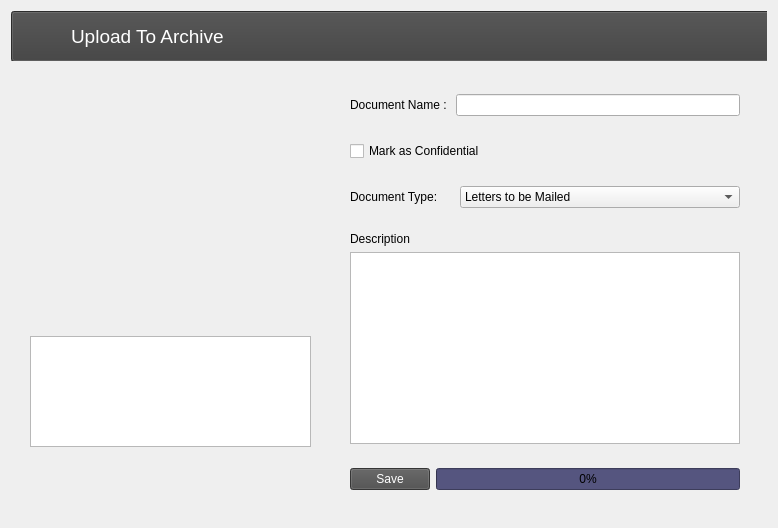
      <widget class="QWidget" name="tab_9">
       <attribute name="title">
        <string>Upload</string>
       </attribute>
       <layout class="QVBoxLayout" name="verticalLayout_13">
        <item>
         <widget class="QWidget" name="widget_27" native="true">
          <property name="minimumSize">
           <size>
            <width>0</width>
            <height>50</height>
           </size>
          </property>
          <property name="maximumSize">
           <size>
            <width>16777215</width>
            <height>50</height>
           </size>
          </property>
          <widget class="QPushButton" name="pushButton_38">
           <property name="geometry">
            <rect>
             <x>0</x>
             <y>0</y>
             <width>1920</width>
             <height>51</height>
            </rect>
           </property>
           <property name="minimumSize">
            <size>
             <width>1920</width>
             <height>0</height>
            </size>
           </property>
           <property name="styleSheet">
            <string notr="true">background-color: rgb(62, 62, 62);
</string>
           </property>
           <property name="text">
            <string/>
           </property>
          </widget>
          <widget class="QPushButton" name="design_8">
           <property name="geometry">
            <rect>
             <x>10</x>
             <y>0</y>
             <width>51</width>
             <height>51</height>
            </rect>
           </property>
           <property name="text">
            <string/>
           </property>
           <property name="icon">
            <iconset resource="icons.qrc">
             <normaloff>:/icons/SORSOGON.png</normaloff>
             <disabledoff>:/icons/SORSOGON.png</disabledoff>:/icons/SORSOGON.png</iconset>
           </property>
           <property name="iconSize">
            <size>
             <width>50</width>
             <height>50</height>
            </size>
           </property>
           <property name="flat">
            <bool>true</bool>
           </property>
          </widget>
          <widget class="QLabel" name="label_8">
           <property name="geometry">
            <rect>
             <x>60</x>
             <y>10</y>
             <width>641</width>
             <height>31</height>
            </rect>
           </property>
           <property name="font">
            <font>
             <family>Segoe UI</family>
             <pointsize>14</pointsize>
            </font>
           </property>
           <property name="styleSheet">
            <string notr="true">color: rgb(255, 255, 255);</string>
           </property>
           <property name="text">
            <string>Upload To Archive</string>
           </property>
          </widget>
         </widget>
        </item>
        <item>
         <widget class="QWidget" name="widget_28" native="true">
          <layout class="QHBoxLayout" name="horizontalLayout_9">
           <item>
            <widget class="QWidget" name="widget_29" native="true">
             <property name="minimumSize">
              <size>
               <width>306</width>
               <height>0</height>
              </size>
             </property>
             <property name="maximumSize">
              <size>
               <width>306</width>
               <height>16777215</height>
              </size>
             </property>
             <widget class="QPushButton" name="upload_document_button">
              <property name="geometry">
               <rect>
                <x>160</x>
                <y>140</y>
                <width>101</width>
                <height>91</height>
               </rect>
              </property>
              <property name="font">
               <font>
                <family>Segoe UI</family>
               </font>
              </property>
              <property name="toolTip">
               <string>&lt;html&gt;&lt;head/&gt;&lt;body&gt;&lt;p&gt;.doc/.docx/.pdf/.xls/.xlsx&lt;/p&gt;&lt;/body&gt;&lt;/html&gt;</string>
              </property>
              <property name="text">
               <string/>
              </property>
              <property name="icon">
               <iconset resource="icons.qrc">
                <normaloff>:/icons/upload_documents.png</normaloff>:/icons/upload_documents.png</iconset>
              </property>
              <property name="iconSize">
               <size>
                <width>100</width>
                <height>100</height>
               </size>
              </property>
              <property name="flat">
               <bool>true</bool>
              </property>
             </widget>
             <widget class="QPushButton" name="upload_image_button">
              <property name="geometry">
               <rect>
                <x>40</x>
                <y>140</y>
                <width>101</width>
                <height>91</height>
               </rect>
              </property>
              <property name="font">
               <font>
                <family>Segoe UI</family>
               </font>
              </property>
              <property name="toolTip">
               <string>&lt;html&gt;&lt;head/&gt;&lt;body&gt;&lt;p&gt;.jpg/.png&lt;/p&gt;&lt;/body&gt;&lt;/html&gt;</string>
              </property>
              <property name="text">
               <string/>
              </property>
              <property name="icon">
               <iconset resource="icons.qrc">
                <normaloff>:/icons/upload_images.png</normaloff>:/icons/upload_images.png</iconset>
              </property>
              <property name="iconSize">
               <size>
                <width>100</width>
                <height>100</height>
               </size>
              </property>
              <property name="flat">
               <bool>true</bool>
              </property>
             </widget>
             <widget class="QPushButton" name="design_5">
              <property name="geometry">
               <rect>
                <x>0</x>
                <y>10</y>
                <width>301</width>
                <height>271</height>
               </rect>
              </property>
              <property name="text">
               <string/>
              </property>
              <property name="icon">
               <iconset resource="icons.qrc">
                <normaloff>:/icons/upload_image_border.png</normaloff>
                <disabledoff>:/icons/upload_image_border.png</disabledoff>
                <disabledon>:/icons/upload_image_border.png</disabledon>:/icons/upload_image_border.png</iconset>
              </property>
              <property name="iconSize">
               <size>
                <width>280</width>
                <height>280</height>
               </size>
              </property>
              <property name="flat">
               <bool>true</bool>
              </property>
             </widget>
             <widget class="QListWidget" name="upload_list">
              <property name="geometry">
               <rect>
                <x>10</x>
                <y>260</y>
                <width>281</width>
                <height>111</height>
               </rect>
              </property>
             </widget>
             <zorder>design_5</zorder>
             <zorder>upload_document_button</zorder>
             <zorder>upload_image_button</zorder>
             <zorder>upload_list</zorder>
            </widget>
           </item>
           <item>
            <widget class="QWidget" name="widget_30" native="true">
             <property name="minimumSize">
              <size>
               <width>60</width>
               <height>0</height>
              </size>
             </property>
             <layout class="QVBoxLayout" name="verticalLayout_14">
              <item>
               <widget class="QWidget" name="widget_31" native="true">
                <property name="minimumSize">
                 <size>
                  <width>0</width>
                  <height>40</height>
                 </size>
                </property>
                <property name="maximumSize">
                 <size>
                  <width>16777215</width>
                  <height>40</height>
                 </size>
                </property>
                <layout class="QHBoxLayout" name="horizontalLayout_11">
                 <item>
                  <widget class="QLabel" name="label_9">
                   <property name="font">
                    <font>
                     <family>Segoe UI</family>
                     <pointsize>9</pointsize>
                    </font>
                   </property>
                   <property name="text">
                    <string>Document Name : </string>
                   </property>
                  </widget>
                 </item>
                 <item>
                  <widget class="QLineEdit" name="upload_document_name"/>
                 </item>
                </layout>
               </widget>
              </item>
              <item>
               <widget class="QWidget" name="upload_mark_confidential_widget" native="true">
                <property name="minimumSize">
                 <size>
                  <width>0</width>
                  <height>40</height>
                 </size>
                </property>
                <property name="maximumSize">
                 <size>
                  <width>16777215</width>
                  <height>40</height>
                 </size>
                </property>
                <layout class="QHBoxLayout" name="horizontalLayout_27">
                 <item>
                  <widget class="QCheckBox" name="upload_mark_confidential">
                   <property name="font">
                    <font>
                     <family>Segoe UI</family>
                     <pointsize>9</pointsize>
                    </font>
                   </property>
                   <property name="text">
                    <string>Mark as Confidential</string>
                   </property>
                  </widget>
                 </item>
                </layout>
               </widget>
              </item>
              <item>
               <widget class="QWidget" name="widget_21" native="true">
                <property name="minimumSize">
                 <size>
                  <width>0</width>
                  <height>40</height>
                 </size>
                </property>
                <property name="maximumSize">
                 <size>
                  <width>16777215</width>
                  <height>40</height>
                 </size>
                </property>
                <layout class="QHBoxLayout" name="horizontalLayout_7">
                 <item>
                  <widget class="QLabel" name="label_11">
                   <property name="sizePolicy">
                    <sizepolicy hsizetype="Fixed" vsizetype="Preferred">
                     <horstretch>0</horstretch>
                     <verstretch>0</verstretch>
                    </sizepolicy>
                   </property>
                   <property name="font">
                    <font>
                     <family>Segoe UI</family>
                     <pointsize>9</pointsize>
                    </font>
                   </property>
                   <property name="text">
                    <string>Document Type:     </string>
                   </property>
                  </widget>
                 </item>
                 <item>
                  <widget class="QComboBox" name="upload_doctype">
                   <property name="font">
                    <font>
                     <family>Segoe UI</family>
                     <pointsize>9</pointsize>
                    </font>
                   </property>
                   <item>
                    <property name="text">
                     <string>Letters to be Mailed</string>
                    </property>
                   </item>
                   <item>
                    <property name="text">
                     <string>Letters to be Picked Up</string>
                    </property>
                   </item>
                   <item>
                    <property name="text">
                     <string>Request for an appointment with the Governor</string>
                    </property>
                   </item>
                   <item>
                    <property name="text">
                     <string>Contracts</string>
                    </property>
                   </item>
                   <item>
                    <property name="text">
                     <string>Ordinance / Resolution</string>
                    </property>
                   </item>
                   <item>
                    <property name="text">
                     <string>Others</string>
                    </property>
                   </item>
                  </widget>
                 </item>
                </layout>
               </widget>
              </item>
              <item>
               <widget class="QWidget" name="widget_33" native="true">
                <layout class="QVBoxLayout" name="verticalLayout_15">
                 <item>
                  <widget class="QLabel" name="label_10">
                   <property name="font">
                    <font>
                     <family>Segoe UI</family>
                     <pointsize>9</pointsize>
                    </font>
                   </property>
                   <property name="text">
                    <string>Description</string>
                   </property>
                  </widget>
                 </item>
                 <item>
                  <widget class="QTextEdit" name="upload_description">
                   <property name="font">
                    <font>
                     <family>Segoe UI</family>
                     <pointsize>10</pointsize>
                    </font>
                   </property>
                  </widget>
                 </item>
                </layout>
               </widget>
              </item>
              <item>
               <widget class="QWidget" name="widget_32" native="true">
                <property name="minimumSize">
                 <size>
                  <width>0</width>
                  <height>40</height>
                 </size>
                </property>
                <property name="maximumSize">
                 <size>
                  <width>16777215</width>
                  <height>40</height>
                 </size>
                </property>
                <layout class="QHBoxLayout" name="horizontalLayout_12">
                 <item>
                  <widget class="QPushButton" name="upload_save_button">
                   <property name="styleSheet">
                    <string notr="true">color: rgb(255, 255, 255);
background-color: rgb(76, 76, 76);</string>
                   </property>
                   <property name="text">
                    <string>Save</string>
                   </property>
                  </widget>
                 </item>
                 <item>
                  <widget class="QProgressBar" name="upload_progress_bar">
                   <property name="styleSheet">
                    <string notr="true">background-color: rgb(85, 85, 127);</string>
                   </property>
                   <property name="value">
                    <number>0</number>
                   </property>
                  </widget>
                 </item>
                </layout>
               </widget>
              </item>
             </layout>
            </widget>
           </item>
          </layout>
         </widget>
        </item>
       </layout>
      </widget>
